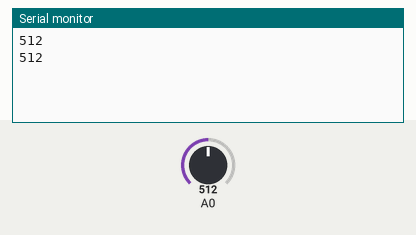
Bench run of a sketch on a simulated Arduino Uno, built with avr-gcc and run on an emulated ATmega328P. Shown: the last lines printed to the serial monitor. Inputs (shaded band) come from the test bench; at power-on: A0 = 512.

Above: at 4.8 s.
4.9 s: A0 set to 716
At 7.4 s:
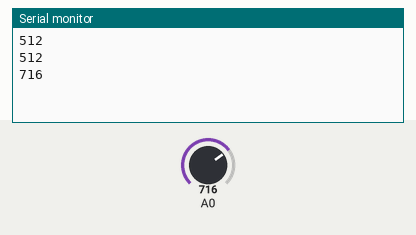
7.9 s: A0 set to 900
At 9.0 s:
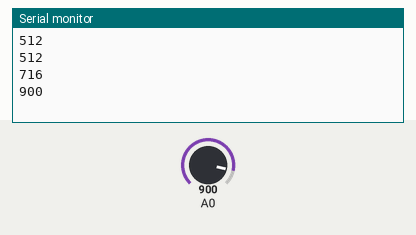
Timing chart, 0 to 10.9 s (numbered marks = the images above; inputs shaded):
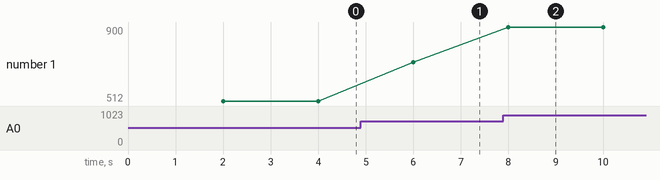

The sketch:

air.ino
```cpp
void setup() {
  // put your setup code here, to run once:
Serial.begin(9600);
}

void loop() {

  delay(2000);
 int voltage = analogRead(A0);

  Serial.println(voltage);
}
```

Measured:
- after the input at 4.9 s, the serial monitor: prints a new line after 1.1 s (image 1)
- after the input at 7.9 s, the serial monitor: prints a new line after 0.10 s (image 2)
- plotted number 1: 512 → 716 after the input at 4.9 s, 716 → 900 after the input at 7.9 s
